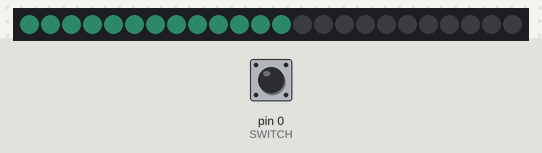
Recording of a sketch running on a simulated Arduino Uno, built with avr-gcc and run on an emulated ATmega328P. Parts: 24 RGB LEDs in strip order, left to right. The test bench sets the inputs (shaded band); at power-on: pin 0 (SWITCH) HIGH. Dim RGB values are drawn brighter than linear; random numbers use the default seed unless the sketch sets one.

Above: at 1.26 s.
1.3 s: pin 0 (SWITCH) pulled LOW for 0.15 s
At 1.9 s:
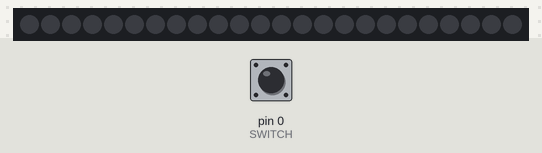
2.9 s: pin 0 (SWITCH) pulled LOW for 0.15 s
At 3.25 s:
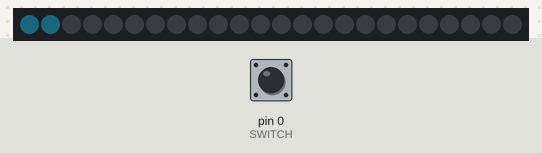
4.9 s: pin 0 (SWITCH) pulled LOW for 1 s
At 6.18 s:
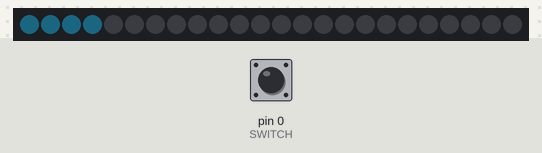
8.9 s: pin 0 (SWITCH) pulled LOW for 3.2 s
At 12.7 s:
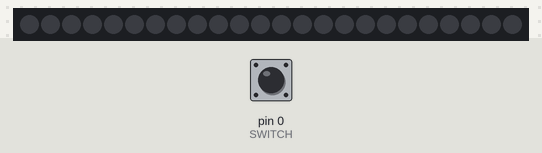
13.6 s: pin 0 (SWITCH) pulled LOW for 0.15 s
At 13.95 s:
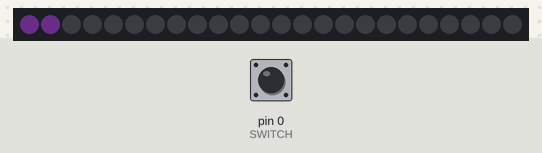
15.6 s: pin 0 (SWITCH) pulsed LOW 5 times (0.12 s each, 0.3 s apart)
At 18.0 s:
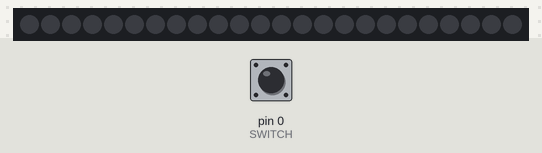

The sketch:

ColorChangingCircle.ino
```cpp
#include <Adafruit_NeoPixel.h>

long randNumber;

#define SWITCH 0
#define PIN 4
#define NUMPIXELS 24

Adafruit_NeoPixel pixels = Adafruit_NeoPixel(NUMPIXELS, PIN, NEO_GRB + NEO_KHZ800);

int delayval = 100;
bool ledOn = true;

void setup() {

  pixels.begin();
  pinMode(4, OUTPUT);
  pixels.setBrightness(20);
  pinMode(SWITCH, INPUT_PULLUP);
}

void loop() {
  int r = random(128);
  int g = random(128);
  int b = random(128);

  int i = 0;
  while(i < NUMPIXELS) {
    if(!digitalRead(SWITCH)) {
      ledOn = !ledOn;
      i = 0;
      for(int i = 0; i < NUMPIXELS; i++) {
        pixels.setPixelColor(i, pixels.Color(0,0,0));
      }
      pixels.show(); // This sends the updated pixel color to the hardware.
      delay(200);
    }

    if(ledOn) {
      pixels.setPixelColor(i, pixels.Color(r,g,b));
      pixels.show(); // This sends the updated pixel color to the hardware.
      delay(delayval); // Delay for a period of time (in milliseconds).
    }
    i++;
  }


}
```

Measured:
- after the input at 2.9 s, the LEDs: first change after 0.20 s (image 2 shows a later state)
- after the input at 13.6 s, the LEDs: first change after 0.20 s (image 5 shows a later state)
